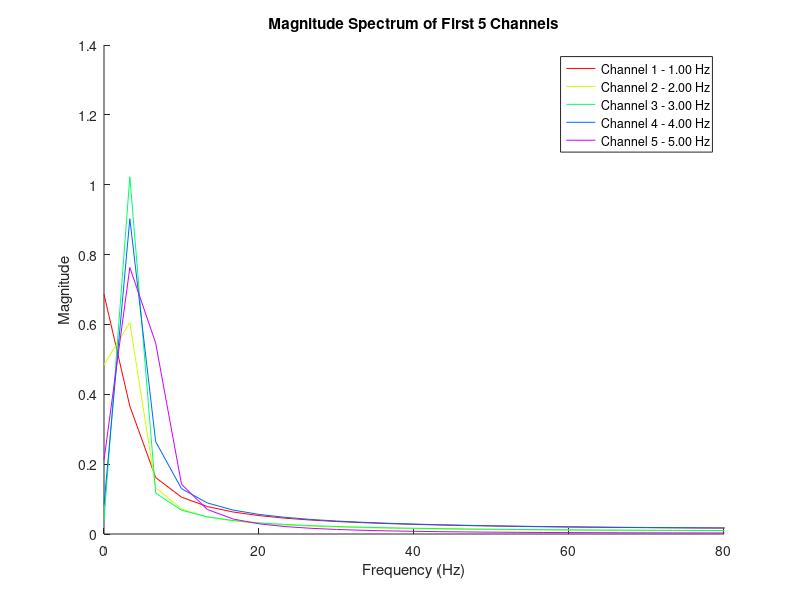
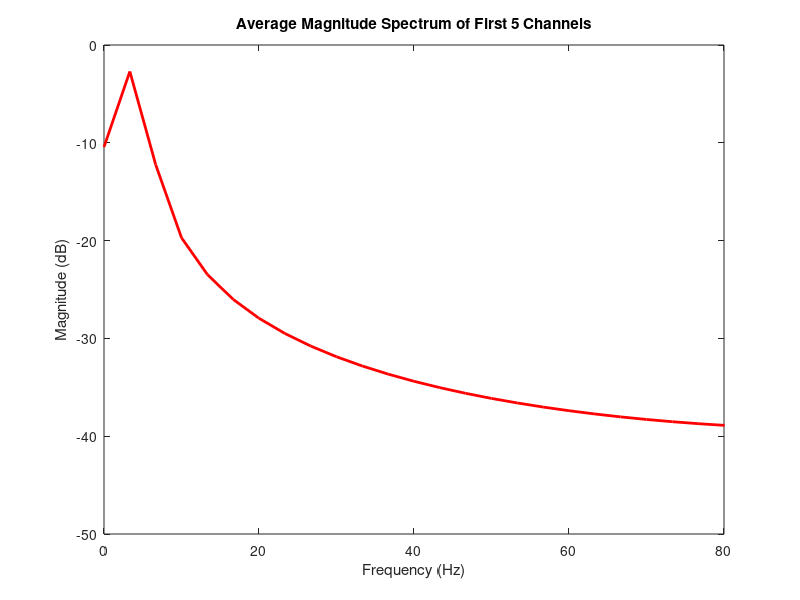
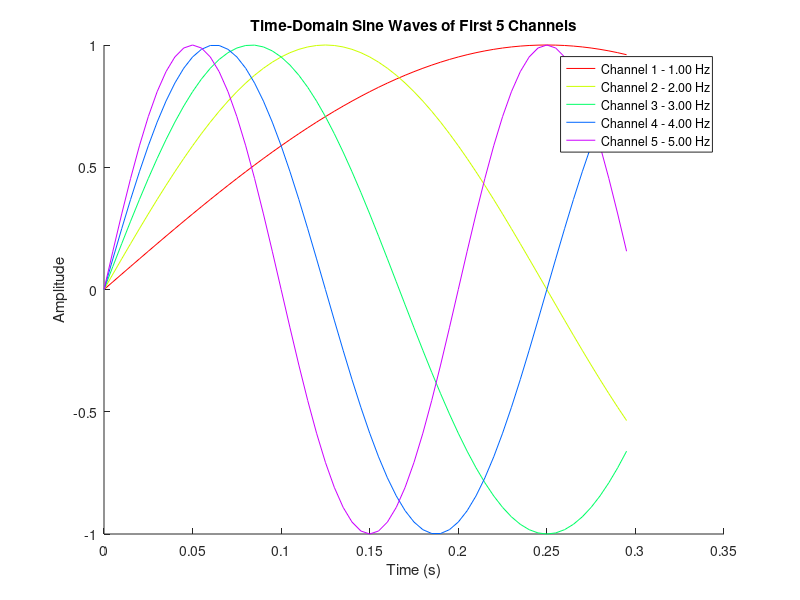

Here is the MATLAB script that generated these plots, in order:
% CONTROL SCRIPT: Visualize frequency content of simulated sine waves
% Author: Vitor Riekes Viana
% ---------------------------------------
% This script simulates 60 sine waves (each with a unique frequency between 1–60 Hz)
% and allows the user to visualize selected signals in time and frequency domains.


% Ask the user how many frequency signals they want to visualize
visualize = input('How many frequency signals do you want to visualize? (1-60): ');

% Validate input
if visualize < 1 || visualize > 60
    error('Please enter a value between 1 and 60.');
end

% Define parameters
num_channels = 60;          % Total number of available signals
num_samples = 60;           % Number of samples per signal
Fs = 200;                   % Sampling frequency (Hz)
T = 1/Fs;                   % Sampling period (s)
L = num_samples;            % Length of each signal
t = (0:L-1)*T;              % Time vector

% Frequency range (example: from 1 Hz to 60 Hz)
frequency_range = linspace(1, 60, num_channels);

% Preallocate matrix to store sine waves
matrix_control = zeros(num_channels, num_samples);

% Generate sine waves with different frequencies for each channel
for i = 1:num_channels
    f = frequency_range(i);
    matrix_control(i, :) = sin(2 * pi * f * t);
end

% Display the frequency of the selected channels
disp('Frequencies of selected channels:');
disp(frequency_range(1:visualize));

% Display the generated signal matrix (optional)
% disp(matrix_control);

%% Plot magnitude spectrum of selected channels
figure;
hold on;
n_colors = visualize;
colors = hsv(n_colors); % Generate distinct colors

for i = 1:visualize
    % Perform FFT
    X = fft(matrix_control(i, :));
    P2 = abs(X/L);            % Two-sided spectrum
    P1 = P2(1:L/2+1);         % Single-sided spectrum
    P1(2:end-1) = 2*P1(2:end-1);

    % Frequency domain
    f = Fs*(0:(L/2))/L;

    % Plot magnitude spectrum
    plot(f, P1, 'Color', colors(i, :), 'DisplayName', ...
        ['Channel ' num2str(i) ' - ' num2str(frequency_range(i), '%.2f') ' Hz']);
end

xlabel('Frequency (Hz)');
ylabel('Magnitude');
title(['Magnitude Spectrum of First ' num2str(visualize) ' Channels']);
legend;
xlim([0, 80]);
hold off;

%% Compute and plot average magnitude spectrum
magnitude_spectra = zeros(visualize, L/2+1);
for i = 1:visualize
    X = fft(matrix_control(i, :));
    P2 = abs(X/L);
    P1 = P2(1:L/2+1);
    P1(2:end-1) = 2*P1(2:end-1);
    magnitude_spectra(i, :) = P1;
end

% Average magnitude spectrum (in dB)
avg_magnitude_spectrum = mean(magnitude_spectra, 1);
avg_magnitude_spectrum_dB = 20 * log10(avg_magnitude_spectrum);

% Frequency domain for plot
f = Fs*(0:(L/2))/L;

figure;
plot(f, avg_magnitude_spectrum_dB, 'r', 'LineWidth', 2);
xlabel('Frequency (Hz)');
ylabel('Magnitude (dB)');
title(['Average Magnitude Spectrum of First ' num2str(visualize) ' Channels']);
xlim([0, 80]);

%% Plot the time-domain sine waves
figure;
hold on;
for i = 1:visualize
    plot(t, matrix_control(i, :), 'Color', colors(i, :), ...
        'DisplayName', ['Channel ' num2str(i) ' - ' num2str(frequency_range(i), '%.2f') ' Hz']);
end
xlabel('Time (s)');
ylabel('Amplitude');
title(['Time-Domain Sine Waves of First ' num2str(visualize) ' Channels']);
legend;
hold off;

